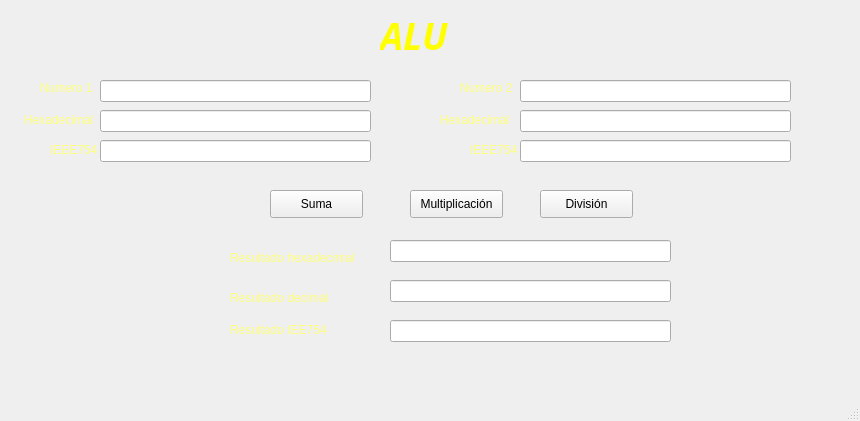
<?xml version="1.0" encoding="UTF-8"?>
<ui version="4.0">
 <class>MainWindow</class>
 <widget class="QMainWindow" name="MainWindow">
  <property name="geometry">
   <rect>
    <x>0</x>
    <y>0</y>
    <width>860</width>
    <height>421</height>
   </rect>
  </property>
  <property name="windowTitle">
   <string>MainWindow</string>
  </property>
  <widget class="QWidget" name="centralwidget">
   <widget class="QLabel" name="label">
    <property name="geometry">
     <rect>
      <x>40</x>
      <y>80</y>
      <width>55</width>
      <height>16</height>
     </rect>
    </property>
    <property name="palette">
     <palette>
      <active>
       <colorrole role="WindowText">
        <brush brushstyle="SolidPattern">
         <color alpha="255">
          <red>255</red>
          <green>255</green>
          <blue>127</blue>
         </color>
        </brush>
       </colorrole>
      </active>
      <inactive>
       <colorrole role="WindowText">
        <brush brushstyle="SolidPattern">
         <color alpha="255">
          <red>255</red>
          <green>255</green>
          <blue>127</blue>
         </color>
        </brush>
       </colorrole>
      </inactive>
      <disabled>
       <colorrole role="WindowText">
        <brush brushstyle="SolidPattern">
         <color alpha="255">
          <red>120</red>
          <green>120</green>
          <blue>120</blue>
         </color>
        </brush>
       </colorrole>
      </disabled>
     </palette>
    </property>
    <property name="text">
     <string>Numero 1</string>
    </property>
   </widget>
   <widget class="QLabel" name="label_2">
    <property name="geometry">
     <rect>
      <x>460</x>
      <y>80</y>
      <width>55</width>
      <height>16</height>
     </rect>
    </property>
    <property name="palette">
     <palette>
      <active>
       <colorrole role="WindowText">
        <brush brushstyle="SolidPattern">
         <color alpha="255">
          <red>255</red>
          <green>255</green>
          <blue>127</blue>
         </color>
        </brush>
       </colorrole>
      </active>
      <inactive>
       <colorrole role="WindowText">
        <brush brushstyle="SolidPattern">
         <color alpha="255">
          <red>255</red>
          <green>255</green>
          <blue>127</blue>
         </color>
        </brush>
       </colorrole>
      </inactive>
      <disabled>
       <colorrole role="WindowText">
        <brush brushstyle="SolidPattern">
         <color alpha="255">
          <red>120</red>
          <green>120</green>
          <blue>120</blue>
         </color>
        </brush>
       </colorrole>
      </disabled>
     </palette>
    </property>
    <property name="text">
     <string>Numero 2</string>
    </property>
   </widget>
   <widget class="QLineEdit" name="Num1">
    <property name="geometry">
     <rect>
      <x>100</x>
      <y>80</y>
      <width>271</width>
      <height>22</height>
     </rect>
    </property>
   </widget>
   <widget class="QLineEdit" name="Num2">
    <property name="geometry">
     <rect>
      <x>520</x>
      <y>80</y>
      <width>271</width>
      <height>22</height>
     </rect>
    </property>
   </widget>
   <widget class="QPushButton" name="suma">
    <property name="geometry">
     <rect>
      <x>270</x>
      <y>190</y>
      <width>93</width>
      <height>28</height>
     </rect>
    </property>
    <property name="text">
     <string>Suma</string>
    </property>
   </widget>
   <widget class="QPushButton" name="multiplicacion">
    <property name="geometry">
     <rect>
      <x>410</x>
      <y>190</y>
      <width>93</width>
      <height>28</height>
     </rect>
    </property>
    <property name="text">
     <string>Multiplicación</string>
    </property>
   </widget>
   <widget class="QPushButton" name="division">
    <property name="geometry">
     <rect>
      <x>540</x>
      <y>190</y>
      <width>93</width>
      <height>28</height>
     </rect>
    </property>
    <property name="text">
     <string>División</string>
    </property>
   </widget>
   <widget class="QLabel" name="label_3">
    <property name="geometry">
     <rect>
      <x>230</x>
      <y>250</y>
      <width>141</width>
      <height>16</height>
     </rect>
    </property>
    <property name="palette">
     <palette>
      <active>
       <colorrole role="WindowText">
        <brush brushstyle="SolidPattern">
         <color alpha="255">
          <red>255</red>
          <green>255</green>
          <blue>127</blue>
         </color>
        </brush>
       </colorrole>
      </active>
      <inactive>
       <colorrole role="WindowText">
        <brush brushstyle="SolidPattern">
         <color alpha="255">
          <red>255</red>
          <green>255</green>
          <blue>127</blue>
         </color>
        </brush>
       </colorrole>
      </inactive>
      <disabled>
       <colorrole role="WindowText">
        <brush brushstyle="SolidPattern">
         <color alpha="255">
          <red>120</red>
          <green>120</green>
          <blue>120</blue>
         </color>
        </brush>
       </colorrole>
      </disabled>
     </palette>
    </property>
    <property name="text">
     <string>Resultado hexadecimal</string>
    </property>
   </widget>
   <widget class="QLabel" name="label_4">
    <property name="geometry">
     <rect>
      <x>230</x>
      <y>290</y>
      <width>141</width>
      <height>16</height>
     </rect>
    </property>
    <property name="palette">
     <palette>
      <active>
       <colorrole role="WindowText">
        <brush brushstyle="SolidPattern">
         <color alpha="255">
          <red>255</red>
          <green>255</green>
          <blue>127</blue>
         </color>
        </brush>
       </colorrole>
      </active>
      <inactive>
       <colorrole role="WindowText">
        <brush brushstyle="SolidPattern">
         <color alpha="255">
          <red>255</red>
          <green>255</green>
          <blue>127</blue>
         </color>
        </brush>
       </colorrole>
      </inactive>
      <disabled>
       <colorrole role="WindowText">
        <brush brushstyle="SolidPattern">
         <color alpha="255">
          <red>120</red>
          <green>120</green>
          <blue>120</blue>
         </color>
        </brush>
       </colorrole>
      </disabled>
     </palette>
    </property>
    <property name="text">
     <string>Resultado decimal</string>
    </property>
   </widget>
   <widget class="QLineEdit" name="ResultadoHex">
    <property name="geometry">
     <rect>
      <x>390</x>
      <y>240</y>
      <width>281</width>
      <height>22</height>
     </rect>
    </property>
   </widget>
   <widget class="QLineEdit" name="ResultadoDec">
    <property name="geometry">
     <rect>
      <x>390</x>
      <y>280</y>
      <width>281</width>
      <height>22</height>
     </rect>
    </property>
   </widget>
   <widget class="QLineEdit" name="Num2_2">
    <property name="geometry">
     <rect>
      <x>520</x>
      <y>110</y>
      <width>271</width>
      <height>22</height>
     </rect>
    </property>
   </widget>
   <widget class="QLabel" name="label_5">
    <property name="geometry">
     <rect>
      <x>24</x>
      <y>110</y>
      <width>71</width>
      <height>20</height>
     </rect>
    </property>
    <property name="palette">
     <palette>
      <active>
       <colorrole role="WindowText">
        <brush brushstyle="SolidPattern">
         <color alpha="255">
          <red>255</red>
          <green>255</green>
          <blue>127</blue>
         </color>
        </brush>
       </colorrole>
      </active>
      <inactive>
       <colorrole role="WindowText">
        <brush brushstyle="SolidPattern">
         <color alpha="255">
          <red>255</red>
          <green>255</green>
          <blue>127</blue>
         </color>
        </brush>
       </colorrole>
      </inactive>
      <disabled>
       <colorrole role="WindowText">
        <brush brushstyle="SolidPattern">
         <color alpha="255">
          <red>120</red>
          <green>120</green>
          <blue>120</blue>
         </color>
        </brush>
       </colorrole>
      </disabled>
     </palette>
    </property>
    <property name="text">
     <string>Hexadecimal</string>
    </property>
   </widget>
   <widget class="QLabel" name="label_6">
    <property name="geometry">
     <rect>
      <x>440</x>
      <y>110</y>
      <width>81</width>
      <height>20</height>
     </rect>
    </property>
    <property name="palette">
     <palette>
      <active>
       <colorrole role="WindowText">
        <brush brushstyle="SolidPattern">
         <color alpha="255">
          <red>255</red>
          <green>255</green>
          <blue>127</blue>
         </color>
        </brush>
       </colorrole>
      </active>
      <inactive>
       <colorrole role="WindowText">
        <brush brushstyle="SolidPattern">
         <color alpha="255">
          <red>255</red>
          <green>255</green>
          <blue>127</blue>
         </color>
        </brush>
       </colorrole>
      </inactive>
      <disabled>
       <colorrole role="WindowText">
        <brush brushstyle="SolidPattern">
         <color alpha="255">
          <red>120</red>
          <green>120</green>
          <blue>120</blue>
         </color>
        </brush>
       </colorrole>
      </disabled>
     </palette>
    </property>
    <property name="text">
     <string>Hexadecimal</string>
    </property>
   </widget>
   <widget class="QLineEdit" name="Num1_2">
    <property name="geometry">
     <rect>
      <x>100</x>
      <y>110</y>
      <width>271</width>
      <height>22</height>
     </rect>
    </property>
   </widget>
   <widget class="QLabel" name="label_7">
    <property name="geometry">
     <rect>
      <x>230</x>
      <y>320</y>
      <width>151</width>
      <height>20</height>
     </rect>
    </property>
    <property name="palette">
     <palette>
      <active>
       <colorrole role="WindowText">
        <brush brushstyle="SolidPattern">
         <color alpha="255">
          <red>255</red>
          <green>255</green>
          <blue>127</blue>
         </color>
        </brush>
       </colorrole>
      </active>
      <inactive>
       <colorrole role="WindowText">
        <brush brushstyle="SolidPattern">
         <color alpha="255">
          <red>255</red>
          <green>255</green>
          <blue>127</blue>
         </color>
        </brush>
       </colorrole>
      </inactive>
      <disabled>
       <colorrole role="WindowText">
        <brush brushstyle="SolidPattern">
         <color alpha="255">
          <red>120</red>
          <green>120</green>
          <blue>120</blue>
         </color>
        </brush>
       </colorrole>
      </disabled>
     </palette>
    </property>
    <property name="text">
     <string>Resultado IEE754</string>
    </property>
   </widget>
   <widget class="QLineEdit" name="ResultadoIEEE754">
    <property name="geometry">
     <rect>
      <x>390</x>
      <y>320</y>
      <width>281</width>
      <height>22</height>
     </rect>
    </property>
   </widget>
   <widget class="QLabel" name="label_8">
    <property name="geometry">
     <rect>
      <x>50</x>
      <y>140</y>
      <width>61</width>
      <height>20</height>
     </rect>
    </property>
    <property name="palette">
     <palette>
      <active>
       <colorrole role="WindowText">
        <brush brushstyle="SolidPattern">
         <color alpha="255">
          <red>255</red>
          <green>255</green>
          <blue>127</blue>
         </color>
        </brush>
       </colorrole>
      </active>
      <inactive>
       <colorrole role="WindowText">
        <brush brushstyle="SolidPattern">
         <color alpha="255">
          <red>255</red>
          <green>255</green>
          <blue>127</blue>
         </color>
        </brush>
       </colorrole>
      </inactive>
      <disabled>
       <colorrole role="WindowText">
        <brush brushstyle="SolidPattern">
         <color alpha="255">
          <red>120</red>
          <green>120</green>
          <blue>120</blue>
         </color>
        </brush>
       </colorrole>
      </disabled>
     </palette>
    </property>
    <property name="text">
     <string>IEEE754</string>
    </property>
   </widget>
   <widget class="QLineEdit" name="Num1_3">
    <property name="geometry">
     <rect>
      <x>100</x>
      <y>140</y>
      <width>271</width>
      <height>22</height>
     </rect>
    </property>
   </widget>
   <widget class="QLabel" name="label_9">
    <property name="geometry">
     <rect>
      <x>470</x>
      <y>140</y>
      <width>61</width>
      <height>20</height>
     </rect>
    </property>
    <property name="palette">
     <palette>
      <active>
       <colorrole role="WindowText">
        <brush brushstyle="SolidPattern">
         <color alpha="255">
          <red>255</red>
          <green>255</green>
          <blue>127</blue>
         </color>
        </brush>
       </colorrole>
      </active>
      <inactive>
       <colorrole role="WindowText">
        <brush brushstyle="SolidPattern">
         <color alpha="255">
          <red>255</red>
          <green>255</green>
          <blue>127</blue>
         </color>
        </brush>
       </colorrole>
      </inactive>
      <disabled>
       <colorrole role="WindowText">
        <brush brushstyle="SolidPattern">
         <color alpha="255">
          <red>120</red>
          <green>120</green>
          <blue>120</blue>
         </color>
        </brush>
       </colorrole>
      </disabled>
     </palette>
    </property>
    <property name="text">
     <string>IEEE754</string>
    </property>
   </widget>
   <widget class="QLineEdit" name="Num2_3">
    <property name="geometry">
     <rect>
      <x>520</x>
      <y>140</y>
      <width>271</width>
      <height>22</height>
     </rect>
    </property>
   </widget>
   <widget class="QLabel" name="label_10">
    <property name="geometry">
     <rect>
      <x>380</x>
      <y>0</y>
      <width>251</width>
      <height>71</height>
     </rect>
    </property>
    <property name="palette">
     <palette>
      <active>
       <colorrole role="WindowText">
        <brush brushstyle="SolidPattern">
         <color alpha="255">
          <red>255</red>
          <green>255</green>
          <blue>0</blue>
         </color>
        </brush>
       </colorrole>
       <colorrole role="Button">
        <brush brushstyle="SolidPattern">
         <color alpha="255">
          <red>0</red>
          <green>255</green>
          <blue>0</blue>
         </color>
        </brush>
       </colorrole>
       <colorrole role="Text">
        <brush brushstyle="SolidPattern">
         <color alpha="255">
          <red>0</red>
          <green>255</green>
          <blue>0</blue>
         </color>
        </brush>
       </colorrole>
       <colorrole role="PlaceholderText">
        <brush brushstyle="SolidPattern">
         <color alpha="128">
          <red>0</red>
          <green>255</green>
          <blue>0</blue>
         </color>
        </brush>
       </colorrole>
      </active>
      <inactive>
       <colorrole role="WindowText">
        <brush brushstyle="SolidPattern">
         <color alpha="255">
          <red>255</red>
          <green>255</green>
          <blue>0</blue>
         </color>
        </brush>
       </colorrole>
       <colorrole role="Button">
        <brush brushstyle="SolidPattern">
         <color alpha="255">
          <red>0</red>
          <green>255</green>
          <blue>0</blue>
         </color>
        </brush>
       </colorrole>
       <colorrole role="Text">
        <brush brushstyle="SolidPattern">
         <color alpha="255">
          <red>0</red>
          <green>255</green>
          <blue>0</blue>
         </color>
        </brush>
       </colorrole>
       <colorrole role="PlaceholderText">
        <brush brushstyle="SolidPattern">
         <color alpha="128">
          <red>0</red>
          <green>255</green>
          <blue>0</blue>
         </color>
        </brush>
       </colorrole>
      </inactive>
      <disabled>
       <colorrole role="WindowText">
        <brush brushstyle="SolidPattern">
         <color alpha="255">
          <red>120</red>
          <green>120</green>
          <blue>120</blue>
         </color>
        </brush>
       </colorrole>
       <colorrole role="Button">
        <brush brushstyle="SolidPattern">
         <color alpha="255">
          <red>0</red>
          <green>255</green>
          <blue>0</blue>
         </color>
        </brush>
       </colorrole>
       <colorrole role="Text">
        <brush brushstyle="SolidPattern">
         <color alpha="255">
          <red>120</red>
          <green>120</green>
          <blue>120</blue>
         </color>
        </brush>
       </colorrole>
       <colorrole role="PlaceholderText">
        <brush brushstyle="SolidPattern">
         <color alpha="128">
          <red>0</red>
          <green>0</green>
          <blue>0</blue>
         </color>
        </brush>
       </colorrole>
      </disabled>
     </palette>
    </property>
    <property name="font">
     <font>
      <family>Open Sans</family>
      <pointsize>28</pointsize>
      <weight>75</weight>
      <italic>true</italic>
      <bold>true</bold>
     </font>
    </property>
    <property name="contextMenuPolicy">
     <enum>Qt::PreventContextMenu</enum>
    </property>
    <property name="text">
     <string>ALU</string>
    </property>
   </widget>
  </widget>
  <widget class="QMenuBar" name="menubar">
   <property name="geometry">
    <rect>
     <x>0</x>
     <y>0</y>
     <width>860</width>
     <height>26</height>
    </rect>
   </property>
  </widget>
  <widget class="QStatusBar" name="statusbar"/>
 </widget>
 <resources/>
 <connections/>
</ui>
